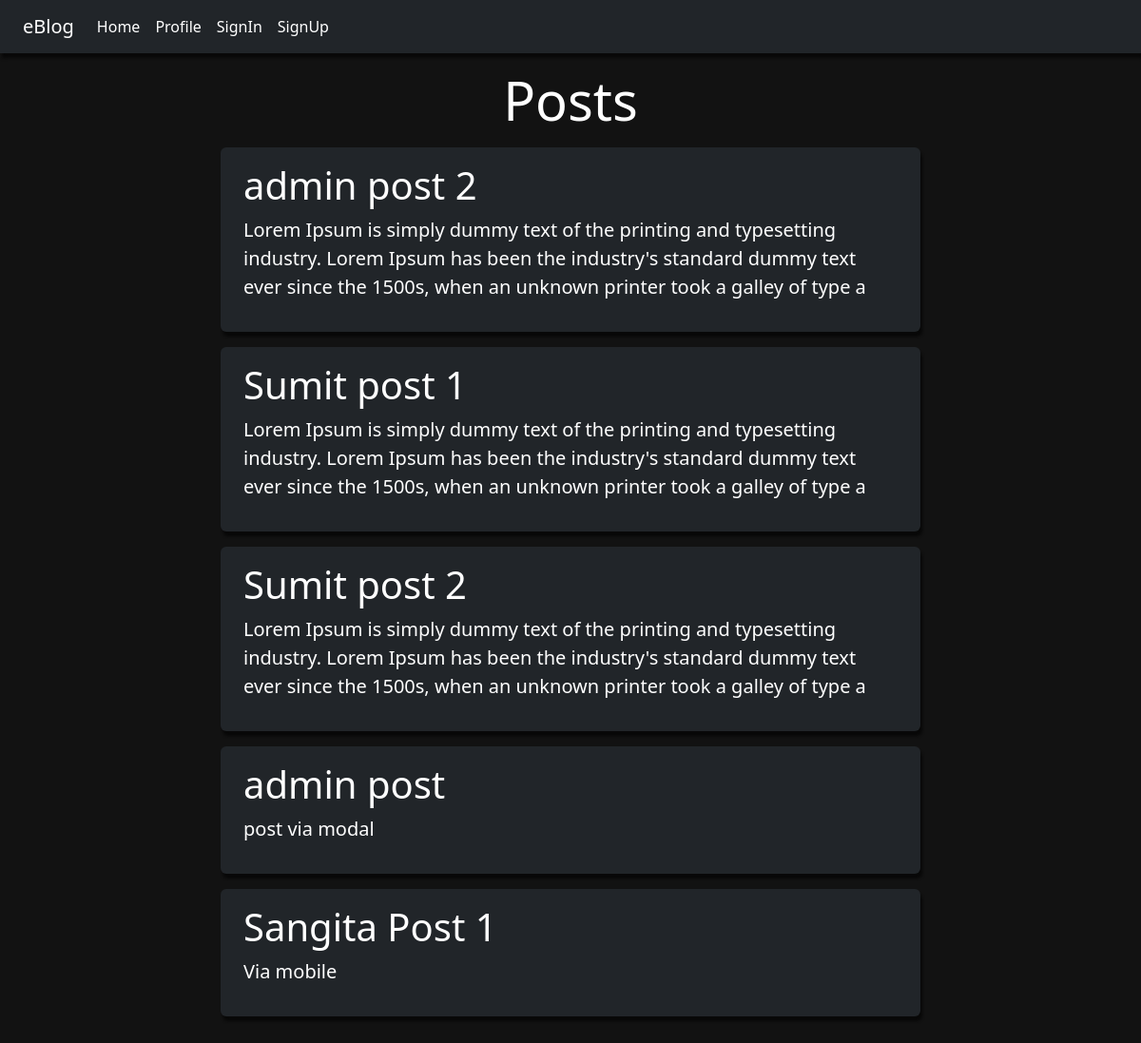
Before: / with the older database file.
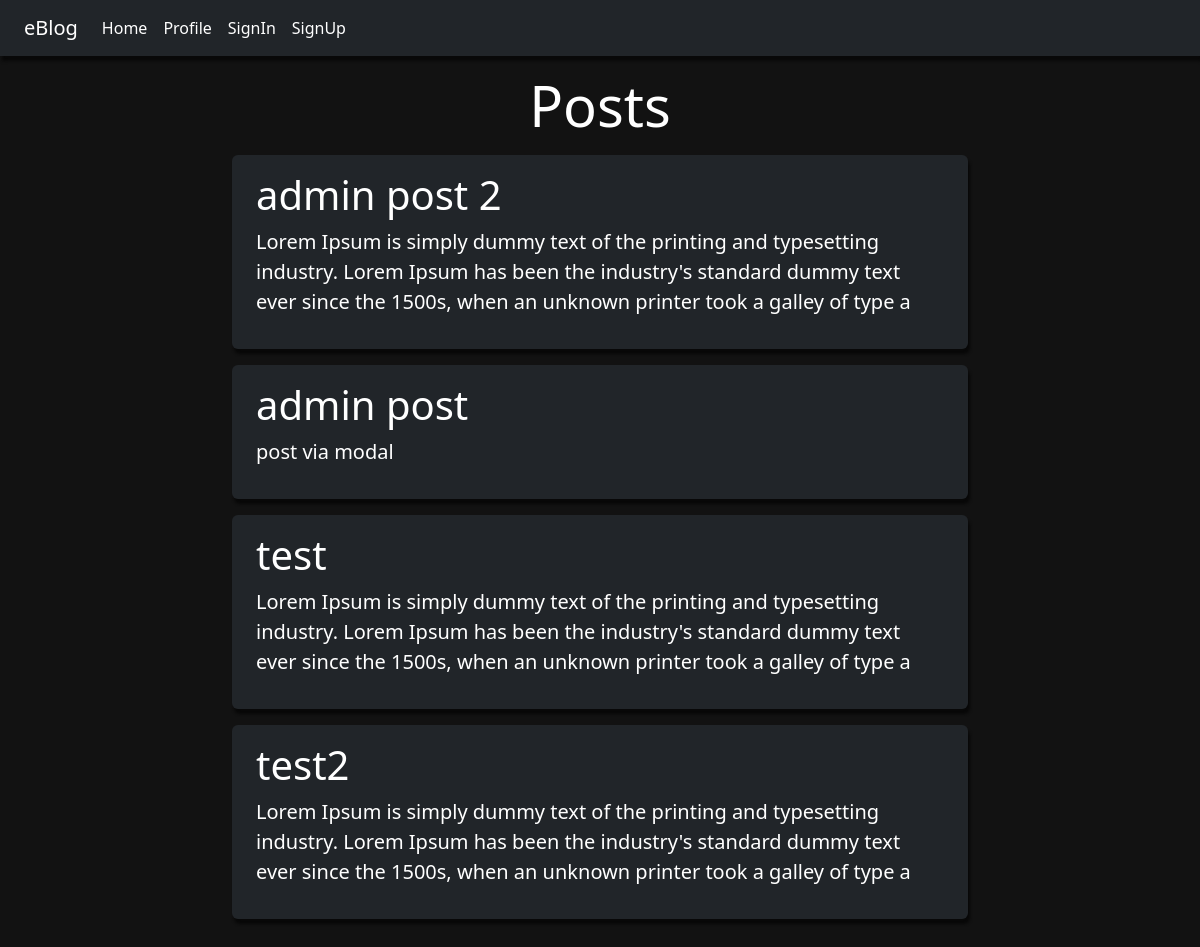
After: the same page with the newer database file.
### app/models.py (models this page shows, shortened)
class Post(models.Model):
    user = models.ForeignKey(User, on_delete=models.CASCADE)
    title = models.CharField(max_length=70)
    desc = models.TextField(max_length=200)

### app/views.py (the view)
# urls.py: 2. Add a URL to urlpatterns:  path('', views.home, name='home')
def home(request):
    user_posts = Post.objects.all()
    return render(request,'home.html',{'posts':user_posts})

### app/templates/home.html
{% extends 'base.html' %}
{% block content %}
    <div class="col-sm-8">
        <h1 class="display-4 text-center">Posts</h1>
        {% if posts %}
        {% for post in posts %}
        <div class="jumbotron jumbotron-fluid bg-dark my-3 py-3">
            <div class="container">
              <h1 class="display-6">{{post.title}}</h1>
              <p class="lead">{{post.desc}}</p>
            </div>
          </div>
        {% endfor %}
        {% endif %}
    </div>
{% endblock content %}

### app/templates/base.html (shortened to what this page needs)
<!DOCTYPE html>
{% load static %}
<html lang="en">
<head>
    <link href="https://cdn.jsdelivr.net/npm/bootstrap@5.0.2/dist/css/bootstrap.min.css" rel="stylesheet">
</head>
<body>
    <div class="container-fluid bg-dark navbar-div">
        {% include 'navbar.html' %}
    </div>
    <div class="container my-3 text-white">
        <div class="row justify-content-center">
            {% block content %}
            {% endblock content %}
        </div>
    </div>
</body>
</html>

### app/templates/navbar.html (shortened to what this page needs)
<nav class="navbar navbar-dark navbar-expand-lg bg-dark">
    <div class="container-fluid">
      <a class="navbar-brand" href="{% url 'home' %}">eBlog</a>
      <div class="collapse navbar-collapse" id="navbarSupportedContent">
        <ul class="navbar-nav me-auto mb-2 mb-lg-0">
          <li class="nav-item">
            <a class="nav-link active" aria-current="page" href="{% url 'home' %}">Home</a>
          </li>
          <li class="nav-item">
            <a class="nav-link active" aria-current="page" href="{% url 'profile' %}">Profile</a>
          </li>
          {% if not request.user.is_authenticated %}
          <li class="nav-item">
            <a class="nav-link active" aria-current="page" href="{% url 'login' %}">SignIn</a>
          </li>
          <li class="nav-item">
            <a class="nav-link active" aria-current="page" href="{% url 'signup' %}">SignUp</a>
          </li>
          {% endif %}
      </div>
    </div>
  </nav>

### app/templates/base.html (style rules this page uses)
body { background-color: #121212; }
.jumbotron { border-radius: 6px; box-shadow:2px 5px 3px 0px #080808ff; background-color:#1D1D1D ; }
.navbar-div { box-shadow:2px 5px 3px 0px #080808ff; }

Changed rows visible on the page:
removed Post: title "Sumit post 1", desc "Lorem Ipsum is simply dummy text of the printing and typesetting industry. Lorem Ipsum has been the industry's standard dummy text ever since the 1500s, when an unknown printer took a galley of type a"
removed Post: title "Sumit post 2", desc "Lorem Ipsum is simply dummy text of the printing and typesetting industry. Lorem Ipsum has been the industry's standard dummy text ever since the 1500s, when an unknown printer took a galley of type a"
removed Post: title "Sangita Post 1", desc "Via mobile"
added Post: title "test", desc "Lorem Ipsum is simply dummy text of the printing and typesetting industry. Lorem Ipsum has been the industry's standard dummy text ever since the 1500s, when an unknown printer took a galley of type a"
added Post: title "test2", desc "Lorem Ipsum is simply dummy text of the printing and typesetting industry. Lorem Ipsum has been the industry's standard dummy text ever since the 1500s, when an unknown printer took a galley of type a"
